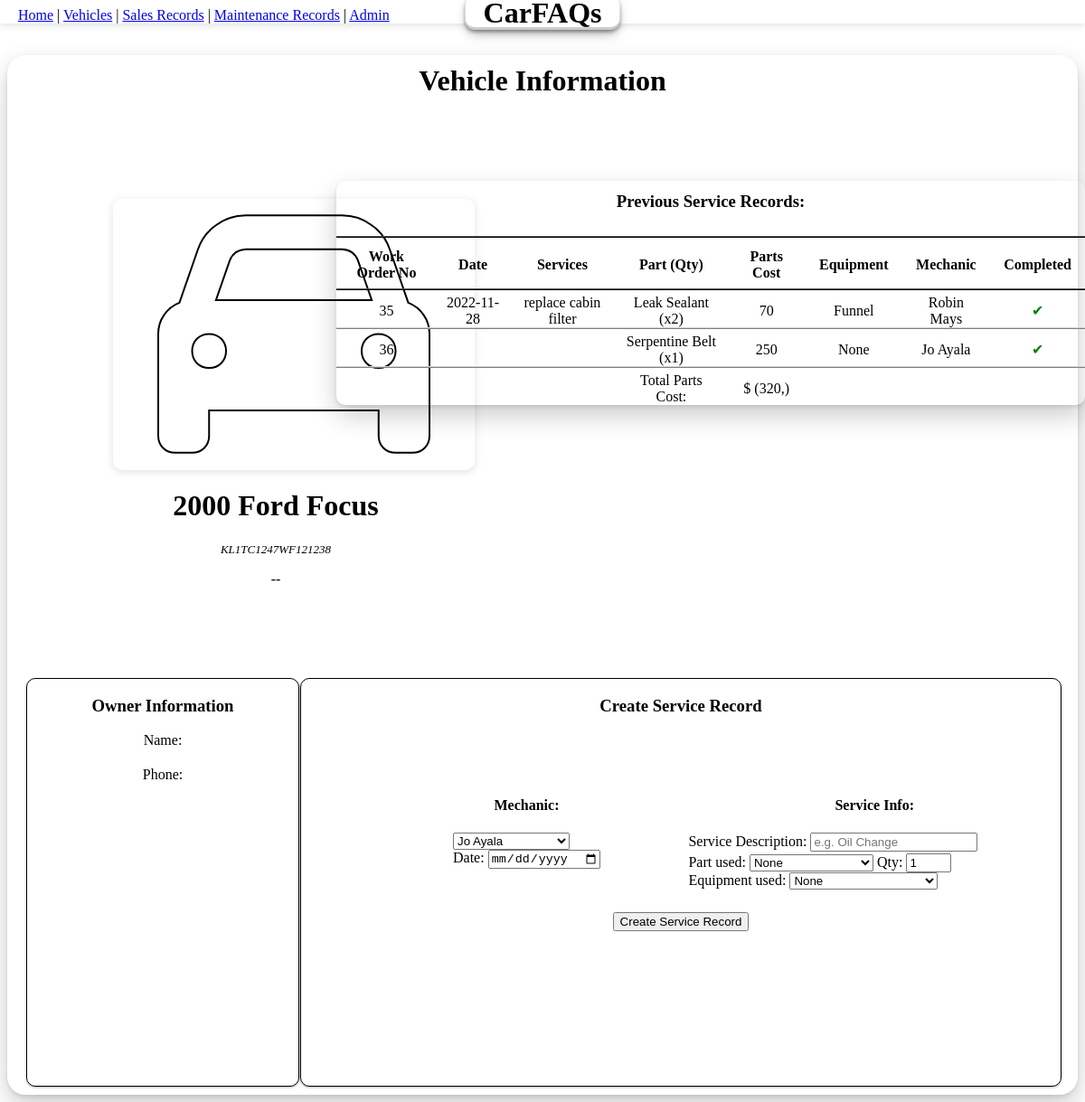
Screenshot of /cars/KL1TC1247WF121238/0 with the database file from the repository.
### app.py (models this page shows, shortened)
class Vehicle(db.Model):
    v_VIN = db.Column(db.String, primary_key = True)
    v_year = db.Column(db.Integer, unique = False)
    v_make = db.Column(db.String, unique = False)
    v_model = db.Column(db.String, unique = False)
    v_trim = db.Column(db.Integer, unique = False)
    v_color = db.Column(db.Integer, nullable = True, unique = False)
    v_MSRP = db.Column(db.Float, unique = False)
    v_status = db.Column(db.String, unique = False)

class Service(db.Model):
    sv_workOrderNo = db.Column(db.Integer, primary_key = True)
    sv_serviceType = db.Column(db.String, unique = False)
    sv_date = db.Column(db.String, unique = False)
    sv_VIN = db.Column(db.String, unique = False)
    sv_partKey = db.Column(db.Integer, unique = False)
    sv_equipmentKey = db.Column(db.Integer, unique = False)
    sv_cID = db.Column(db.Integer, unique = False)
    sv_mID = db.Column(db.Integer, unique = False)
    sv_partCost = db.Column(db.Integer, unique = False)
    sv_partQty = db.Column(db.Integer, unique = False)
    sv_completed = db.Column(db.Boolean, unique = False)

class Part(db.Model):
    p_partKey = db.Column(db.Integer, primary_key = True)
    p_partName = db.Column(db.String, unique = False)
    p_isOEM = db.Column(db.Boolean, unique = False)
    p_partCost = db.Column(db.Float, unique = False)

class Equipment(db.Model):
    e_equipmentKey = db.Column(db.Integer, primary_key = True)
    e_name = db.Column(db.String, unique = False)
    e_comment = db.Column(db.String, unique = False)

class Mechanic(db.Model):
    m_ID = db.Column(db.Integer, primary_key = True)
    m_name = db.Column(db.String, unique = False)
    m_position = db.Column(db.String, unique = False)

### app.py (the view, shortened to what this page needs)
@app.route('/cars/<string:vin>/<int:button>', methods = ['GET', 'POST'])  #Link to individually selected vehicle by VIN
def thisCar(vin,button):
    if request.form.get('action0') == 'DONE':
        workNo = request.form.get("workNo")
        workOrder = Service.query.filter_by(sv_workOrderNo=workNo).first()
        workOrder.sv_completed = True
        db.session.commit()
    x=True
    car = Vehicle.query.filter_by(v_VIN=vin).first()
    salesperson = Salesperson.query.all()
    mechanic = Mechanic.query.all()
    part = Part.query.all()
    equipment = Equipment.query.all()
    serviceRecords = (Service.query.filter_by(sv_VIN=vin)
                                    .outerjoin(Mechanic, Mechanic.m_ID==Service.sv_mID)
                                    .outerjoin(Part, Part.p_partKey==Service.sv_partKey)
                                    .outerjoin(Equipment, Equipment.e_equipmentKey==Service.sv_equipmentKey)
                                    .add_columns(Service.sv_workOrderNo,Service.sv_date,Service.sv_serviceType,Service.sv_equipmentKey,
                                                 Service.sv_partQty,Service.sv_completed,Service.sv_partKey,Service.sv_partCost,
                                                 Mechanic.m_name, Part.p_partName, Equipment.e_name)
                                    .all())
    sum = Service.query.with_entities(func.sum(Service.sv_partCost)).filter_by(sv_VIN=vin).first()
    if (bool(Sales.query.filter_by(s_VIN=vin).first())):
        print("Sales Record Exists")
        sales = Sales.query.filter_by(s_VIN=vin).first()
        x = False
        owner = Customer.query.filter_by(c_ID=sales.s_cID).first()
    elif(bool(Service.query.filter_by(sv_VIN=vin).first())):
        service = Service.query.filter_by(sv_VIN=vin).first()
        print("\n\n\t\tsvCID",service.sv_cID)
        print("Service Record Exists")
        x = False
        owner = Customer.query.filter_by(c_ID=service.sv_cID).first()
    elif(bool(CarOwner.query.filter_by(co_VIN=vin).first())):
        x = False
        cowner = CarOwner.query.filter_by(co_VIN=vin).first()
        owner = Customer.query.filter_by(c_ID=cowner.co_cID).first()
        print("in else",owner.c_name)
    else:
        owner = Customer.query.first()
    return render_template('selectedcar.html', thisCar=car, sper=salesperson, mech=mechanic,
                                                carForSale=x, owner=owner, service=serviceRecords,
                                                part=part, equip=equipment, sum=sum)

### templates/selectedcar.html (shortened to what this page needs)
<html>
    <link rel="stylesheet" href="{{ url_for('static', filename='css/login.css') }}">
    <div class = "transbox">
    <head>
        <div class="headerbar">
            <div class="headerbar-Links">
                <p><a href={{ url_for('home') }}>Home</a> |
                    <a href={{ url_for('cars') }}>Vehicles</a> |
                    <a href={{ url_for('sales') }}>Sales Records</a> |
                    <a href={{ url_for('maint') }}>Maintenance Records</a> |
                    <a href={{ url_for('admin') }}>Admin</a>
                    </p>
                <div class="headerbar-Title">
                    <h1 class="title">CarFAQs</h1>
                </div>
            </div>
        </div>
    </head>
    <body>
        <div class="carbox">
            <h1 class="pagetitle">Vehicle Information</h1>
        <div class="carinfobox">
                <h2><i id='car' class='fas fa-car' style='font-size:300px;
                    background:radial-gradient(circle farthest-corner at 0px 40px,{{thisCar.v_color}} 70%, #0000001f, {{thisCar.v_color}});
                                                        -webkit-background-clip: text;'></i></h2>
                <h1>{{thisCar.v_year}} {{thisCar.v_make}} {{thisCar.v_model}}</h1>
                <p style="font-style:italic;font-size:small;">{{thisCar.v_VIN}}</p>
                {% if carForSale==True %}
                <p style="font-style:bold;font-size:xxlarge;">${{thisCar.v_MSRP}}</p>
                {% else %}
                <p style="font-style:bold;font-size:xxlarge;">--</p>
                {% endif %}
            </div>
            <div class="carrecordbox">
                <table class="serviceTable">
                    <tr>
                        <th colspan="8"><h3>Previous Service Records:</h3></th>
                    </tr>
                    <tr>
                        <th>Work Order No</th>
                        <th>Date</th>
                        <th>Services</th>
                        <th>Part (Qty)</th>
                        <th>Parts Cost</th>
                        <th>Equipment</th>
                        <th>Mechanic</th>
                        <th>Completed</th>
                    </tr>
                    {% for serv in service %}
                    <tr>
                        <td>{{ serv.sv_workOrderNo }}</td>
                        <td>{{ serv.sv_date }}</td>
                        <td>{{ serv.sv_serviceType }}</td>
                        <td>{{ serv.p_partName }} (x{{ serv.sv_partQty }})</td>
                        <td>{{ serv.sv_partCost }}</td>
                        <td>{{ serv.e_name }}</td>
                        <td>{{ serv.m_name }}</td>
                        <td>{% if serv.sv_completed is sameas True%}
                            <p style="color:green;">&#10004;</p>
                            {% else %}
                            <p style="color:red;display:inline;">&#10006;</p>
                                                                <form class="complete" method="POST" action="/cars/{{thisCar.v_VIN}}/0">
                                                                    <input type="submit" value="DONE" name="action0"/>
                                                                    <input type="hidden" name="workNo" value={{serv.sv_workOrderNo}}  />
                                                                </form>
                            {% endif %}</td>
                    </tr>
                    {% endfor %}
                    <tr>
                        <td></td>
                        <td></td>
                        <td></td>
                        <td>Total Parts Cost:</td>
                        <td>$ {{sum}}</td>
                        <td></td>
                        <td></td>
                        <td></td>
                    </tr>
                </table>
            </div>
            <div class="float-container">
               {% if carForSale==True %}
                <div class="salesbox">
                    <h3>Create Invoice</h3>
                    <form method="POST" action="/cars/{{thisCar.v_VIN}}/1">
                        Salesperson:
                        <br>
                        <select name="sper"
                            {% for person in sper %}
                            <option value="{{person.sp_ID}}">{{person.sp_name}}</option>
                            {% endfor %}
                        </select>
                        <br>
                        <label for="date">Date:</label>
                        <input type="date" value="<?php echo $today; ?>" id="date" name="date">
                        <br><br>
                        Customer Info:
                        <br>
                        <input type="text" name="custName" onfocus="this.value=''" placeholder="Customer Name">
                        <br>
                        <input type="text" name="custNo" onfocus="this.value=''" placeholder="Customer Phone">
                        <br><br>
                        Total Sale Price:
                        <br>
                        <input type="text" name="totalPrice" onfocus="this.value=''" placeholder="Total" style="max-width:75px;">
                        <br><br>
                        <input type="submit" value="Create Invoice">
                    </form>
                </div>
                {% else %}
                <div class="salesbox">
                    <h3>Owner Information</h3>
                    <form method="GET" action="/cars/{{thisCar.v_VIN}}/0">
                        Name:
                        <br>
                        Phone:
                        <br>
                    </form>
                </div>
                {% endif %}
                <div class="repairbox">
                    <h3>Create Service Record</h3>
                    <form method="POST" action="/cars/{{thisCar.v_VIN}}/2">
                        <div class="mechInfoBox">
                            <h4>Mechanic:</h4>
                            <select name="mech"
                                {% for personm in mech %}
                                <option value="{{personm.m_ID}}" SELECTED>{{personm.m_name}}</option>
                                {% endfor %}
                            </select>
                            <br>
                            <label for="date">Date:</label>
                            <input type="date" value="<?php echo $today; ?>" id="date" name="date">
                            <br><br>
                        </div>
                        <div class="serviceInfoBox">
                            <h4>Service Info:</h4>
                            <label for="services">Service Description:</label>
                            <input type="text" name="services" onfocus="this.value=''" placeholder="e.g. Oil Change" style="max-width:300px;">
                            <br>
                            <label for="part">Part used:</label>
                            <select name="part">
                                <option value="" SELECTED>None</option>
                            </select>
                            <label for="quantity">Qty:</label>
                            <input type="number" id="quantity" name="quantity" min="0" max="99" step="1" value="1" style="max-width:50px;">
                            <br>
                            <label for="equip">Equipment used:</label>
                            <select name="equip">
                                <option value="" SELECTED>None</option>
                            </select>
                            <br>
                        </div>
                        <br><br><br><br><br><br><br><br>
                        <input class="createServ" type="submit" value="Create Service Record">
                    </form>
                </div>
            </div>
        </div>
    </div>
    </body>
</html>

### static/css/login.css (style rules this page uses)
h1 { text-align: center; }
table { border-radius: 10px; border-collapse: collapse; margin-left: auto; margin-right: auto; box-shadow: rgba(0, 0, 0, 0.2) 0px 12px 28px 0px, rgba(0, 0, 0, 0.1) 0px 2px 4px 0px, rgba(255, 255, 255, 0.05) 0px 0px 0px 1px inset; }
th { border-bottom: 2px inset black; padding: 12px 15px 8px 15px; }
td ,tr { padding: 5px 10px 0px 10px; justify-content: center; text-align: center; }
td { border-top: 2px inset lightgray; }
.float-container { border: 3px solid #fff; padding: 20px; }
.salesbox, .repairbox { float: left; border: 1px solid black; margin-left: 9px; border-radius: 10px; box-shadow: rgba(61, 61, 61, 0.12) 0px 1px 3px, rgba(0, 0, 0, 0.24) 0px 1px 2px; justify-content: center; text-align: center; padding-bottom: 20px; }
.salesbox { width: 25%; top: 750px; left: 20; position: absolute; min-height: 430px; }
.repairbox { width: 70%; top: 750px; right: 26; position: absolute; min-height: 430px; }
.mechinfoBox { float: left; text-align: left; position: relative; left: 20%; top: 50px; }
input[type=submit].createServ { position:relative; top: 55px; }
.serviceInfoBox { float: right; text-align: left; width:49%; position: relative; top: 50px; }
.carinfobox { float: left; width: 30%; text-align: center; position: absolute; top: 200px;; left:125; }
.carrecordbox { float: right; width: 69%; position: absolute; top: 200px; right: 0%; }
h4 { text-align: center; }
.carbox { border-radius: 20px; box-shadow: rgba(0, 0, 0, 0.2) 0px 12px 28px 0px, rgba(0, 0, 0, 0.1) 0px 2px 4px 0px, rgba(255, 255, 255, 0.05) 0px 0px 0px 1px inset; min-height:1150px; margin-top: 35px; }
input[type=text] { margin-bottom:2px; }
.headerbar { background-color: white; position: relative; margin: -18px -8px 0px -8px; box-shadow: rgba(99, 99, 99, 0.2) 0px 2px 8px 0px; }
.headerbar-Links { text-align: left; padding: 2px 0px 0px 20px; }
h1.title { font-weight:900; position:absolute; left: 50%; transform: translateX(-50%); top: -15px; background-color: white; border-radius: 10px; padding: 0px 20px; box-shadow: rgba(0, 0, 0, 0.4) 0px 2px 4px, rgba(0, 0, 0, 0.3) 0px 7px 13px -3px, rgba(0, 0, 0, 0.2) 0px -3px 0px inset; }
h1.pagetitle { padding-top: 10px; }
#car { padding: 0px 50px; border-radius: 10px; box-shadow: rgba(99, 99, 99, 0.2) 0px 2px 8px 0px; -webkit-text-fill-color: transparent; -webkit-text-stroke-width: 2px; -webkit-text-stroke-color: black; animation: animate 5s infinite; }

### rows the page displays
Vehicle: v_year "2000", v_make "Ford", v_model "Focus", v_VIN "KL1TC1247WF121238"
Service: sv_workOrderNo "35", sv_date "2022-11-28", sv_serviceType "replace cabin filter", p_partName "Leak Sealant", sv_partQty "2", sv_partCost "70", e_name "Funnel", m_name "Robin Mays"
Service: sv_workOrderNo "36", p_partName "Serpentine Belt", sv_partQty "1", sv_partCost "250", e_name "None", m_name "Jo Ayala"

### other values shown
{{ sum }} "(320,)"
form field mech "Jo Ayala"
